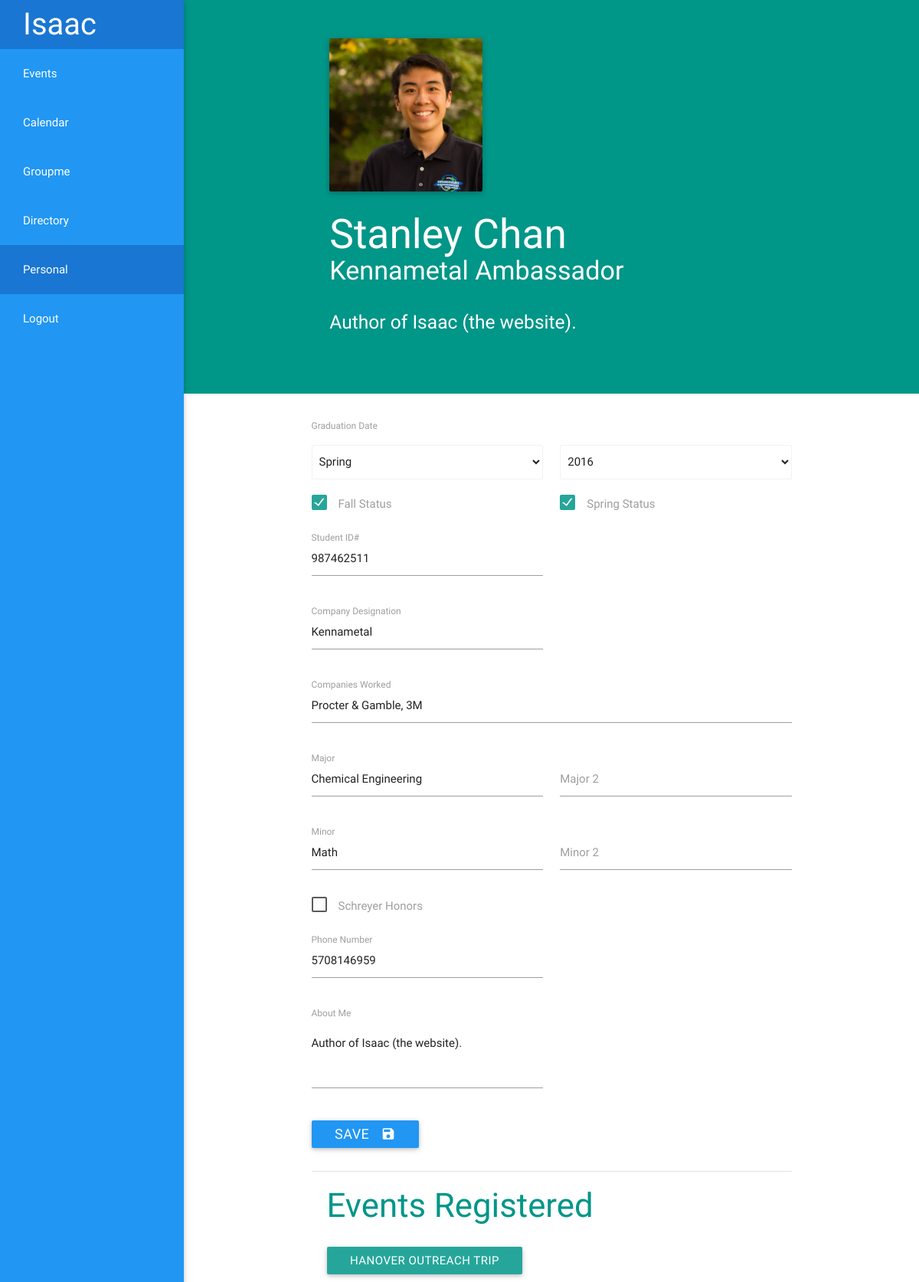
Before: /personal/edit/ (signed in) with the older database file.
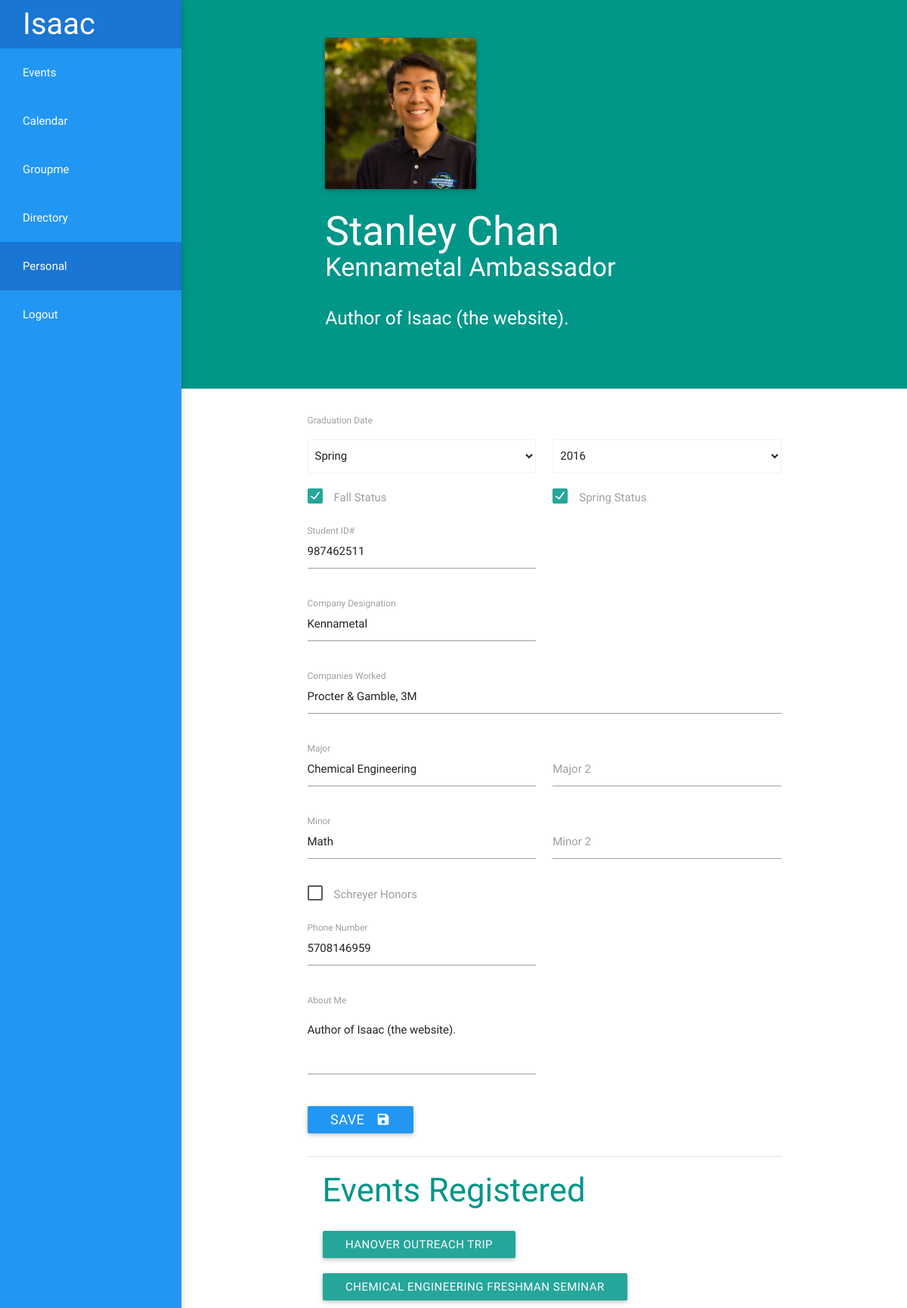
After: the same page with the newer database file.
### events/models.py (models this page shows, shortened)
class Event(models.Model):
	time = models.TimeField()
	date = models.DateField()
	hours = models.DecimalField(max_digits=3,decimal_places=1, blank = True, null = True, default=0)
	location = models.CharField(max_length = 140, blank = True, null = True)
	total_EAs = models.PositiveSmallIntegerField(default = 0, blank = True, null = True)
	EAs_needed = models.PositiveSmallIntegerField(default = 0, blank = True, null = True, editable=False)
	note = models.CharField(max_length = 500, blank = True, null = True, default="No additional notes")
	EAs_registered = models.ManyToManyField(User, related_name= "event", blank = True)
	objects = InheritanceManager()
	def __unicode__(self):
		if hasattr(self, 'outreachtrip'):
			return self.outreachtrip.__unicode__()
		elif hasattr(self, 'tour'):
			return self.tour.__unicode__()
		elif hasattr(self, 'engrclass'):
			return self.engrclass.__unicode__()
		elif hasattr(self, 'mycoe'):
			return self.mycoe.__unicode__()
		elif hasattr(self, 'freshmanseminar'):
			return self.freshmanseminar.__unicode__()
		else:
			return 'Event'

class OutreachTrip(Event):
	school = models.CharField(max_length=30)
	color = "blue"
	shade = "darken-1"
	def __unicode__(self):
		return self.school + " Outreach Trip"

class FreshmanSeminar(Event):
	major = models.CharField(max_length = 40)
	professor = models.CharField(max_length = 40)
	color = "indigo"
	shade = ""
	def __unicode__(self):
		return self.major + " Freshman Seminar"

### personal/views.py (the view)
# urls.py: url(r'edit/', views.edit, name = 'edit'),
@login_required(login_url='/login/')
def edit(request):
    edit = True
    years = []
    for i in range(0,8):
        years.append(time.localtime()[0] + i)
    stylesheet = 'personal/profile.css'
    app = 'personal'
    ambassador = get_object_or_404(EngineeringAmbassador, user = request.user)
    profile_pic = ambassador.picture.url
    grad_year = int(ambassador.grad_year)
    events_registered = request.user.event.all()
    return render(request, 'personal/profile.html', {'stylesheet':stylesheet, 'app': app, 'profile_pic':profile_pic, 'ambassador':ambassador, 'events_registered':events_registered, 'edit':edit, 'years':years,'grad_year':grad_year,})

### personal/models.py (called while the page is built)
     def __unicode__(self):
		return self.user.first_name + ' ' + self.user.last_name

### personal/templates/personal/profile.html
{% include 'header.html' %}
{% include 'personal/profile_header.html' %}
{% if edit %}
    {% include 'personal/profile_edit.html' %}
{% else %}
    {% include 'personal/profile_template.html' %}
{% endif %}
{% include 'personal/profile_events.html' %}
{% include 'footer.html' %}

### personal/templates/personal/profile_events.html
<div class="container">
    <div class="divider"></div>
    <div id="events" class="teal-text">
        <h3 id="events_registered">Events Registered</h3>
        {% for event in events_registered %}
            <span><a href="{% url 'events:detail' event.id %}" class=" {{event.color}} waves-effect waves-light btn">{{event}}</a></span>
        {% endfor %}
    </div>
</div>

Changed rows visible on the page:
now on this page (row edited): Event: id.major "CHEMICAL ENGINEERING FRESHMAN SEMINAR"
